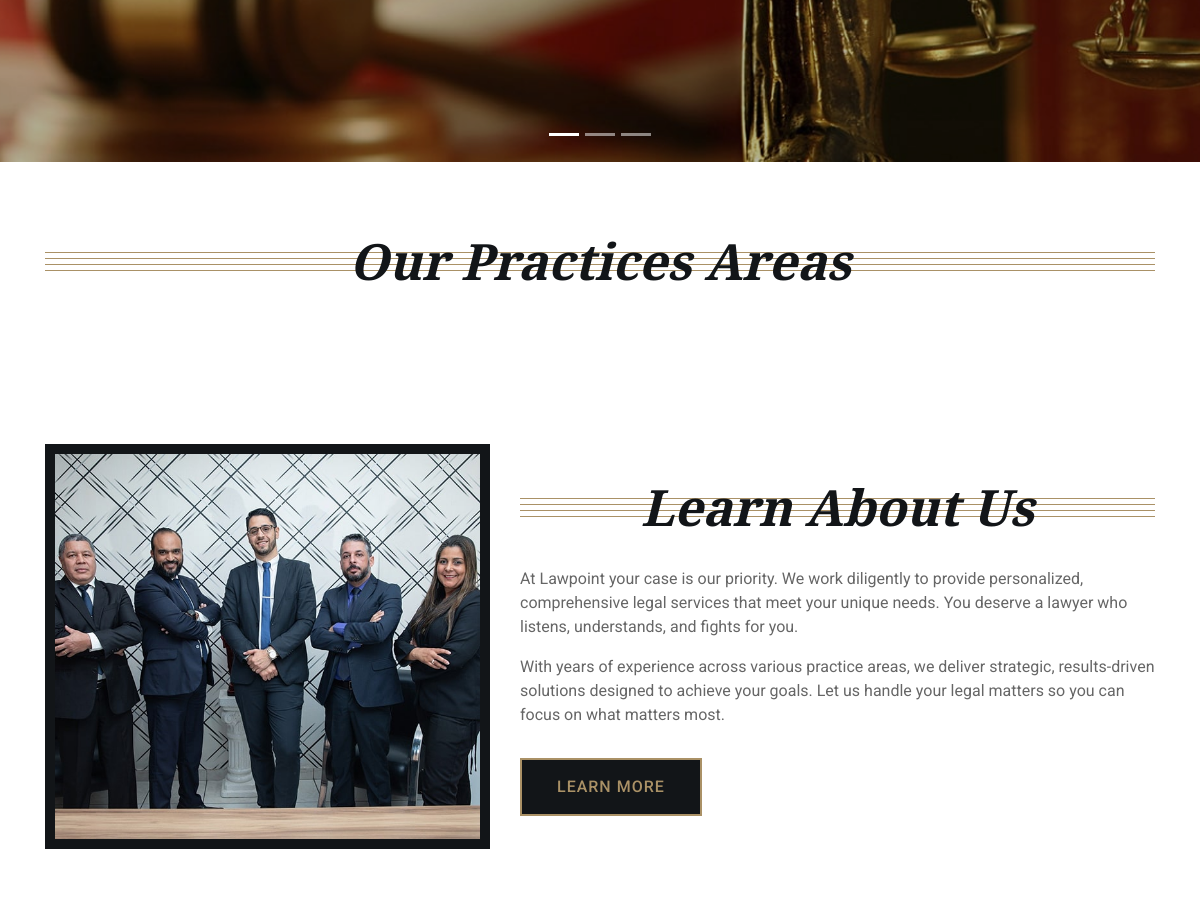
Page /CustomerPanel/index.php (middle part) on the earlier database version.
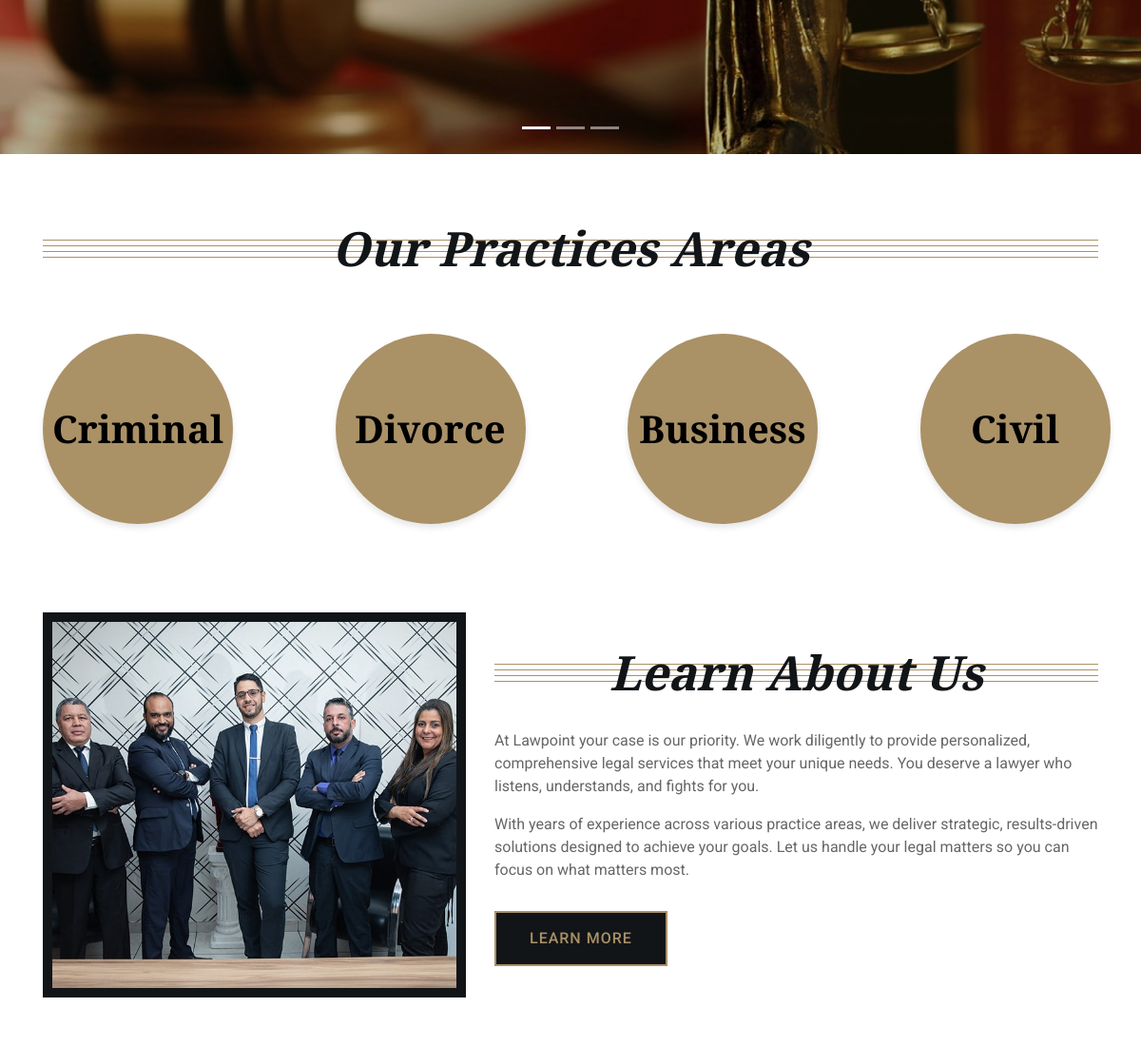
Same page on the later database version.
### tables this page shows
CREATE TABLE `categories` (
  `category_id` int(11) NOT NULL,
  `category_name` varchar(255) NOT NULL
);

### CustomerPanel/index.php (the view, shortened to what this page needs)
<?php
include("header.php");
$select = "SELECT * FROM `categories` ";
$query = mysqli_query($connect , $select);
?>
            <div id="carousel" class="carousel slide" data-ride="carousel">
                <ol class="carousel-indicators">
                    <li data-target="#carousel" data-slide-to="0" class="active"></li>
                    <li data-target="#carousel" data-slide-to="1"></li>
                    <li data-target="#carousel" data-slide-to="2"></li>
                </ol>
                <div class="carousel-inner">
                    <div class="carousel-item active">
                        <img src="img/carousel-1.jpg" alt="Carousel Image">
                        <div class="carousel-caption">
                        </div>
                    </div>
                </div>
                <a class="carousel-control-prev" href="#carousel" role="button" data-slide="prev">
                </a>
                <a class="carousel-control-next" href="#carousel" role="button" data-slide="next">
                </a>
            </div>
            <br>
            <div class="service">
                <div class="container">
                    <div class="section-header">
                        <h2>Our Practices Areas</h2>
                    </div>
               </div>
            </div>
            <div class="row">
            <?php while($fetch = mysqli_fetch_assoc($query)){ ?>
                <div class="col-xl-3 col-lg-3 col-md-6 col-sm-12">
                    <a href="services.php?cat_id=<?php echo $fetch['category_id']; ?>" style="text-decoration: none;">
                    <div class="circle-card">
                        <div class="title"><?php echo $fetch['category_name']; ?></div>
                    </div>
                    </a>
                </div>
            <?php } ?>
            </div>
            <br> <br>
            <div class="about">
                <div class="container">
                    <div class="row align-items-center">
                        <div class="col-lg-5 col-md-6">
                            <div class="about-img">
                                <img src="img/about.jpg" alt="Image">
                            </div>
                        </div>
                        <div class="col-lg-7 col-md-6">
                            <div class="section-header">
                                <h2>Learn About Us</h2>
                            </div>
                            <div class="about-text">
                                <p>
                                    At Lawpoint your case is our priority. We work diligently to provide personalized, comprehensive legal services that meet your unique needs. You deserve a lawyer who listens, understands, and fights for you.
                                </p>
                                <p>
                                    With years of experience across various practice areas, we deliver strategic, results-driven solutions designed to achieve your goals. Let us handle your legal matters so you can focus on what matters most.</p>
                                <a class="btn" href="about.php">Learn More</a>
                            </div>
                        </div>
                    </div>
                </div>
            </div>
            <div class="feature">
            </div>
<?php
include("footer.php")
?>

### CustomerPanel/header.php (shortened to what this page needs)
<!DOCTYPE html>
<html lang="en">
<head>
    <link href="https://cdn.jsdelivr.net/npm/bootstrap@5.3.0-alpha3/dist/css/bootstrap.min.css" rel="stylesheet">
    <link href="https://stackpath.bootstrapcdn.com/bootstrap/4.4.1/css/bootstrap.min.css" rel="stylesheet">
    <link href="https://cdnjs.cloudflare.com/ajax/libs/font-awesome/5.10.0/css/all.min.css" rel="stylesheet">
    <link href="lib/animate/animate.min.css" rel="stylesheet">
    <link href="lib/owlcarousel/assets/owl.carousel.min.css" rel="stylesheet">
    <link href="css/style.css" rel="stylesheet">
</head>
<body>

### CustomerPanel/footer.php (shortened to what this page needs)
    </body>
</html>

### CustomerPanel/css/style.css (style rules this page uses)
html, body { margin: 0; padding: 0; overflow-x: hidden; }
body, html { margin: 0; padding: 0; }
body { color: #666666; background: #ffffff; font-family: 'Roboto', sans-serif; font-weight: 400; }
h1, h2, h3, h4, h5, h6 { font-family: 'EB Garamond', serif; font-weight: 600; font-style: italic; color: #121518; }
a { color: #454545; transition: .3s; }
*, *::before, *::after { box-sizing: border-box; }
.carousel { position: relative; width: 100%; height: calc(100vh - 170px); margin: 0 auto; text-align: center; overflow: hidden; }
.carousel .carousel-inner, .carousel .carousel-item { position: relative; width: 100%; height: 100%; }
.carousel .carousel-item img { width: 100%; height: 100%; object-fit: cover; }
.carousel .carousel-item::after { position: absolute; content: ""; width: 100%; height: 100%; top: 0; left: 0; background: rgba(0, 0, 0, .3); z-index: 1; }
.carousel .carousel-caption { position: absolute; top: 0; bottom: 0; display: flex; align-items: center; justify-content: center; flex-direction: column; height: calc(100vh - 170px); }
.section-header { position: relative; width: 100%; text-align: center; margin-bottom: 45px; }
.section-header h2 { margin: 0; position: relative; font-size: 50px; font-weight: 700; white-space: nowrap; z-index: 1; }
.section-header h2::before { position: absolute; content: ""; width: 100%; height: 7px; left: 0; top: 21px; background: transparent; border-top: 1px solid #aa9166; border-bottom: 1px solid #aa9166; z-index: -1; }
.section-header h2::after { position: absolute; content: ""; width: 100%; height: 7px; left: 0; bottom: 20px; background: transparent; border-top: 1px solid #aa9166; border-bottom: 1px solid #aa9166; z-index: -1; }
.about { position: relative; width: 100%; padding: 45px 0; }
.about .section-header { margin-bottom: 30px; }
.about .about-img { position: relative; height: 100%; padding: 10px; background: #121518; }
.about .about-img img { width: 100%; height: 100%; object-fit: cover; }
.about .about-text p { font-size: 16px; }
.about .about-text a.btn { position: relative; margin-top: 15px; padding: 15px 35px; font-size: 16px; font-weight: 500; letter-spacing: 1px; text-transform: uppercase; color: #aa9166; border: 2px solid #aa9166; border-radius: 0; background: #121518; transition: .3s; }
.service { position: relative; width: 100%; padding: 45px 0 15px 0; }
.feature { position: relative; width: 100%; padding: 45px 0; }

### CustomerPanel/index.php (style rules this page uses)
.circle-card { width: 200px; height: 200px; background-color: #aa9166; border-radius: 50%; display: flex; justify-content: center; align-items: center; box-shadow: 0 4px 6px rgba(0, 0, 0, 0.1); text-align: center; color: white; margin-left: 45px; font-size: 18px; transition: transform 0.3s ease; }
.circle-card .title { font-family: 'EB Garamond', serif; font-weight: bold; font-size: 40px; color: black; }

Differences in the rows shown:
added categories: category_name "Criminal"
added categories: category_name "Divorce"
added categories: category_name "Business"
added categories: category_name "Civil"
